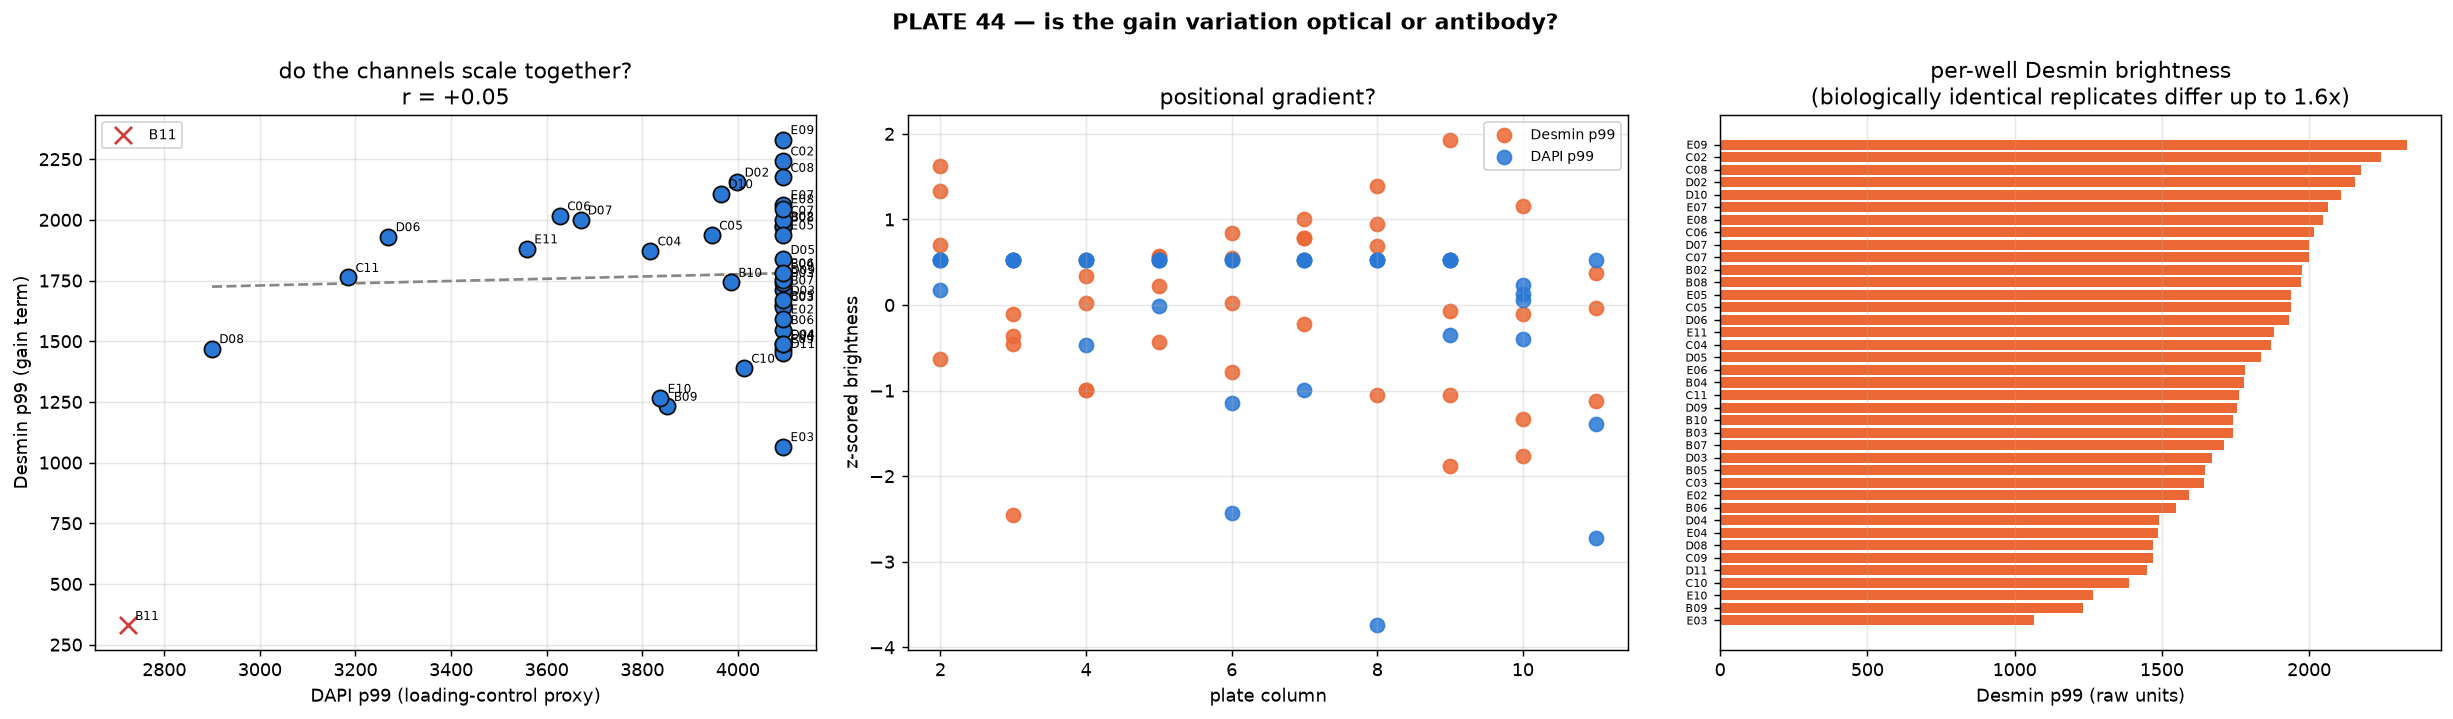

Write Python code to recreate this figure.
"""PLATE 44 troubleshooting, step 6: WHERE does the Desmin gain variation come from?

Step 5 showed the artifact is real but that normalising by the Desmin channel's
own brightness is not the cure -- it scores the empty B11 null well at 98 %,
because a well with no myotube has a low p99 and dividing by it inflates
everything. Gain and abundance are not separable from one channel alone.

So the fix depends on the SOURCE of the gain variation, and there are two, with
opposite remedies:

  OPTICAL / EXPOSURE  the whole acquisition scaled -- illumination drift, focus,
                      exposure. Then EVERY channel scales together, and DAPI
                      (which is biologically flat -- nuclei are nuclei) is a
                      valid loading control. Fixable in software.

  ANTIBODY / STAINING the Desmin stain itself varied per well. DAPI would not
                      track it. Not fixable in software; needs re-staining with
                      a matched master mix, or matched-exposure re-imaging.

The test: does DAPI brightness track Desmin brightness across wells? Also checks
whether either tracks plate position, which would point at an edge/handling
gradient.

Run from Conversion_Efficiency/:
    cpenv/Scripts/python.exe New_Quantif_P44/diagnose_gain_source.py
"""
from __future__ import annotations
import json
import os
import re
import sys

import numpy as np
import nd2
from scipy.stats import pearsonr
import matplotlib
matplotlib.use("Agg")
import matplotlib.pyplot as plt  # noqa: E402

HERE = os.path.dirname(os.path.abspath(__file__))
sys.path.insert(0, HERE)
from p44_layout import (  # noqa: E402
    DAPI_CH, RECEPTOR_CH, TECHNICAL_FAILURES, condition_of, nd2_path, well_id,
    wells)

CACHE = os.path.join(HERE, "dbs_cache")


def main() -> int:
    order = wells()
    rows = []
    for i, w in enumerate(order, 1):
        with nd2.ND2File(nd2_path(w)) as f:
            a = f.asarray()
        dapi = a[DAPI_CH].astype(np.float32)
        rec = a[RECEPTOR_CH].astype(np.float32)
        dbs = np.load(os.path.join(CACHE, f"{w}_dbs.npy")).astype(np.float32)
        wid = well_id(w)
        rows.append({
            "well": w, "well_id": wid, "condition": condition_of(w),
            "desmin_p99": float(np.percentile(dbs, 99)),
            "dapi_p99": float(np.percentile(dapi, 99)),
            "dapi_median": float(np.median(dapi)),
            "receptor_p99": float(np.percentile(rec, 99)),
            "row": ord(re.match(r"([A-H])", wid).group(1)),
            "col": int(re.match(r"[A-H](\d+)", wid).group(1)),
            "ok": wid not in TECHNICAL_FAILURES})
        if i % 10 == 0:
            print(f"  read {i}/{len(order)}", flush=True)

    ok = np.array([r["ok"] for r in rows])
    des = np.array([r["desmin_p99"] for r in rows])
    dap = np.array([r["dapi_p99"] for r in rows])
    dapm = np.array([r["dapi_median"] for r in rows])
    rec = np.array([r["receptor_p99"] for r in rows])
    col = np.array([r["col"] for r in rows], dtype=float)
    rw = np.array([r["row"] for r in rows], dtype=float)

    print("\nPLATE 44 — source of the Desmin gain variation\n" + "=" * 50)
    print(f"Desmin p99   spans {des[ok].min():.0f}-{des[ok].max():.0f} "
          f"({des[ok].max()/des[ok].min():.2f}x)")
    print(f"DAPI   p99   spans {dap[ok].min():.0f}-{dap[ok].max():.0f} "
          f"({dap[ok].max()/dap[ok].min():.2f}x)")
    print(f"receptor p99 spans {rec[ok].min():.0f}-{rec[ok].max():.0f} "
          f"({rec[ok].max()/rec[ok].min():.2f}x)")

    r_dd, p_dd = pearsonr(dap[ok], des[ok])
    r_dm = pearsonr(dapm[ok], des[ok])[0]
    print(f"\nr(DAPI p99, Desmin p99)    = {r_dd:+.3f} (p={p_dd:.2g}, n={ok.sum()})")
    print(f"r(DAPI median, Desmin p99) = {r_dm:+.3f}")
    print(f"r(Desmin p99, column)      = {pearsonr(des[ok], col[ok])[0]:+.3f}")
    print(f"r(Desmin p99, row)         = {pearsonr(des[ok], rw[ok])[0]:+.3f}")
    print(f"r(DAPI p99, column)        = {pearsonr(dap[ok], col[ok])[0]:+.3f}")

    if abs(r_dd) > 0.6:
        verdict = ("OPTICAL/EXPOSURE: DAPI and Desmin brightness move together, "
                   "so the whole acquisition scaled. DAPI is usable as a loading "
                   "control and the plate is repairable in software.")
    elif abs(r_dd) > 0.3:
        verdict = ("MIXED: DAPI partly tracks Desmin. Some of the gain is "
                   "optical and correctable; some is Desmin-specific.")
    else:
        verdict = ("ANTIBODY/STAINING-SPECIFIC: DAPI does NOT track Desmin, so "
                   "the variation is in the Desmin stain itself. No software "
                   "normalisation can recover it -- this needs re-staining with "
                   "a matched master mix, or re-imaging at matched exposure.")
    print(f"\nVERDICT: {verdict}")

    fig, ax = plt.subplots(1, 3, figsize=(19, 5.6))
    ax[0].scatter(dap[ok], des[ok], s=80, color="#2a78d6", edgecolor="#0b0b0b",
                  zorder=3)
    ax[0].scatter(dap[~ok], des[~ok], s=90, color="#d03b3b", marker="x",
                  zorder=3, label="B11")
    for r in rows:
        ax[0].annotate(r["well_id"], (r["dapi_p99"], r["desmin_p99"]),
                       fontsize=6.5, xytext=(4, 3), textcoords="offset points")
    xs = np.array([dap[ok].min(), dap[ok].max()])
    ax[0].plot(xs, np.polyval(np.polyfit(dap[ok], des[ok], 1), xs), "--",
               color="#898781")
    ax[0].set_xlabel("DAPI p99 (loading-control proxy)")
    ax[0].set_ylabel("Desmin p99 (gain term)")
    ax[0].set_title(f"do the channels scale together?\nr = {r_dd:+.2f}")
    ax[0].grid(alpha=0.3); ax[0].legend(fontsize=8)

    for lab, v, c in (("Desmin p99", des, "#eb6834"), ("DAPI p99", dap, "#2a78d6")):
        vn = (v - v[ok].mean()) / v[ok].std()
        ax[1].scatter(col[ok], vn[ok], s=60, color=c, label=lab, alpha=0.85)
    ax[1].set_xlabel("plate column"); ax[1].set_ylabel("z-scored brightness")
    ax[1].set_title("positional gradient?")
    ax[1].legend(fontsize=8); ax[1].grid(alpha=0.3)

    o = np.argsort(des)
    ax[2].barh(range(ok.sum()), des[o][ok[o]], color="#eb6834")
    ax[2].set_yticks(range(ok.sum()))
    ax[2].set_yticklabels([rows[i]["well_id"] for i in o if rows[i]["ok"]],
                          fontsize=6)
    ax[2].set_xlabel("Desmin p99 (raw units)")
    ax[2].set_title("per-well Desmin brightness\n(biologically identical "
                    "replicates differ up to 1.6x)")
    ax[2].grid(axis="x", alpha=0.3)

    fig.suptitle("PLATE 44 — is the gain variation optical or antibody?",
                 fontweight="bold")
    fig.tight_layout()
    fig.savefig(os.path.join(HERE, "diagnose_gain_source.png"), dpi=130,
                bbox_inches="tight", facecolor="white")
    with open(os.path.join(HERE, "diagnose_gain_source.json"), "w") as fh:
        json.dump({"plate": "PLATE_44",
                   "r_dapi_p99_vs_desmin_p99": round(float(r_dd), 3),
                   "p_dapi_vs_desmin": float(p_dd),
                   "r_dapi_median_vs_desmin_p99": round(float(r_dm), 3),
                   "desmin_p99_range": [float(des[ok].min()), float(des[ok].max())],
                   "dapi_p99_range": [float(dap[ok].min()), float(dap[ok].max())],
                   "verdict": verdict, "per_well": rows}, fh, indent=2)
    print("\n-> diagnose_gain_source.png / .json")
    return 0


if __name__ == "__main__":
    raise SystemExit(main())
